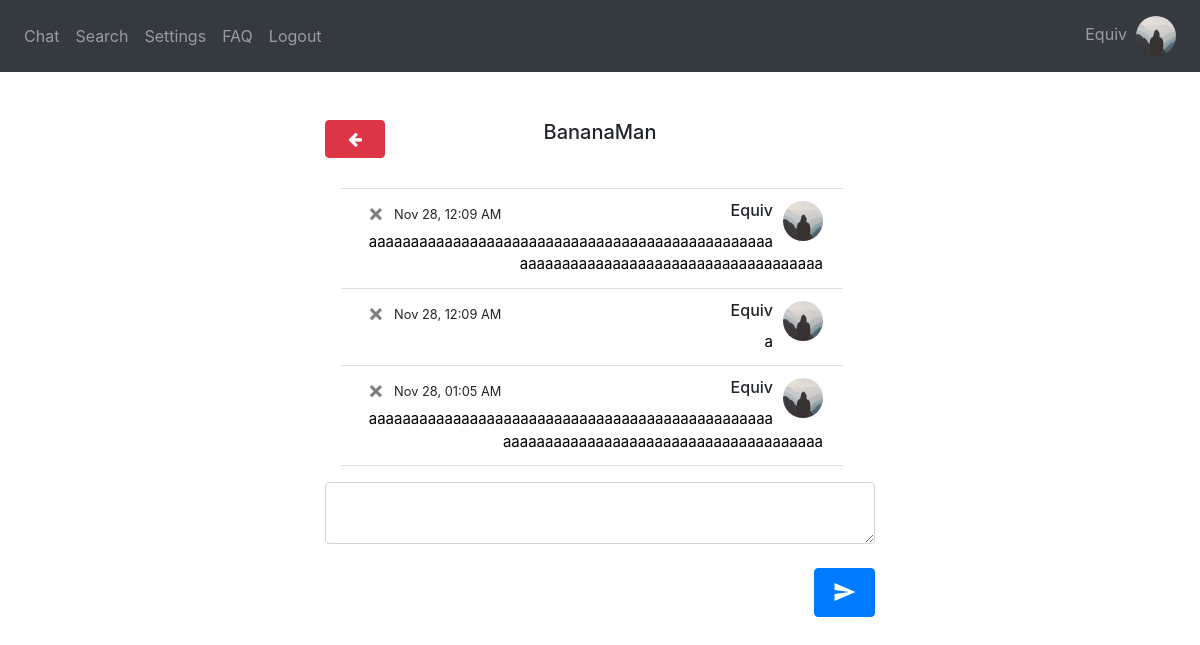
Screenshot of /chat/BananaMan (signed in) with the database file from the repository.
### website/models.py (models this page shows)
class User(db.Model, UserMixin):
    username = db.Column(db.String(150), unique=True)
    password = db.Column(db.String(150))
    answer = db.Column(db.String(150)) # security word
    question = db.Column(db.String(150)) # security question
    text_color = db.Column(db.String(20), default='Black') # message text color
    text_size = db.Column(db.String(20), default='Medium') # message text size
    background = db.Column(db.String(20), default='White') # background color
    status = db.Column(db.String(150))
    messages = db.relationship('Message')
    friends_list = db.relationship('Friend')
    block_list = db.relationship('Block')
    id = db.Column(db.Integer, primary_key=True)
    name = db.Column(db.String(20))
    groups = db.relationship('Group', secondary=user_groups, backref=db.backref('members', lazy='dynamic'))
    image_file = db.Column(db.String(20), nullable=False, default='default.jpg')

class Message(db.Model):
    id = db.Column(db.Integer, primary_key=True)
    data = db.Column(db.String(10000))
    date = db.Column(db.DateTime(timezone=True), default=func.now(tz=pytz.timezone('US/Eastern')))
    user_id = db.Column(db.Integer, db.ForeignKey('user.id')) #one-to-many relationship
    recipient_id = db.Column(db.Integer)
    group_id = db.Column(db.Integer)

### website/views.py (the view, shortened to what this page needs)
@views.route('/chat/<string:recipient>', methods = ['GET', 'POST'])
@login_required
def chat_with(recipient):
    recipient = User.query.filter(User.username == recipient).first_or_404()
    return render_template("chat_with.html", User = User, user = current_user, username = current_user.username,
        Message = Message, recipient = recipient, desc = desc, redirect = redirect, message1 = None, datetime = datetime)

### website/__init__.py (called while the page is built)
def create_app():
    app = Flask(__name__)
    app.config['SECRET_KEY'] = 'wadkjwlajda'
    app.config['SQLALCHEMY_DATABASE_URI'] = f'sqlite:///{DB_NAME}'
    db.init_app(app)
    from .views import views
    from .auth import auth
    from .group_views import group_views
    app.register_blueprint(views, url_prefix='/')
    app.register_blueprint(auth, url_prefix='/')
    app.register_blueprint(group_views, url_prefix='/')
    from .models import User, Message
    create_database(app)
    login_manager = LoginManager()
    login_manager.login_view = 'auth.login'
    login_manager.init_app(app)
    @login_manager.user_loader
    def load_user(id):
        return User.query.get(int(id))
    return app

### website/templates/chat_with.html (shortened to what this page needs)
{% extends "base.html" %} {% block title %}Chat{% endblock %} {% block content
    %}
    <link rel="stylesheet" href="https://cdnjs.cloudflare.com/ajax/libs/font-awesome/4.7.0/css/font-awesome.min.css">
    <br />
{% if recipient %}
<div style =   "position: fixed;
                right: 0;
                left: 0;
                margin-right: auto;
                margin-left: auto;
                min-height: 10em;
                max-width: 550px;">
    <ul class="list-group list-group-flush" id="messages">
        <div>
        <div style="float: left"><a style="width: 60px" class="btn btn-danger" id="chat" href="/"><i class="fa fa-arrow-left"></i></a></div>
        <h5 align="center" style="padding-right: 60px">{{recipient.username}}</h5>
        </div>
            <div class="overflow-auto p-3 mb-3 mb-md-0 mr-md-3 bg-light;" style="max-height: 300px; display: flex; flex-direction: column-reverse;">
            {% for message in Message.query.order_by(desc(Message.id)).all() %}
            {% if message.user_id == user.id and message.recipient_id == recipient.id %}
                <li style="background-color: {{user.background}}" class="list-group-item">
                    <div style="height:30px">
                        <div style="float: right; padding-left: 10px"><img id="cornerpic" style="width:40px" class="rounded-circle account-img" src="{{ url_for('static', filename='profile_pics/' + current_user.image_file) }}"></div>
                        <div style="float: right"><h6>{{username}}</h6></div>
                        <div style="float: left; width: 5%"><a class="close" id="chat" href="/delete-message/{{message.id}}/{{recipient.username}}"><span aria-hidden="true">&times;</span></a></div>
                    {% if (message.date - datetime.datetime.now()).days < 0 %}
                    <div style="float:left; padding-left: 10px"><small>{{(message.date - datetime.timedelta(hours=5)).strftime('%b %d, %I:%M %p')}}</small></div>
                    {% elif (message.date - datetime.datetime.now()).days == -1 %}
                        <div style="float:left; padding-left: 10px"><small>{{(message.date - datetime.timedelta(hours=5)).strftime('Yesterday, %I:%M %p')}}</small></div>
                    {% else %}
                        <div style="float:left; padding-left: 10px"><small>{{(message.date - datetime.timedelta(hours=5)).strftime('%I:%M %p')}}</small></div>
                    {% endif %}
                </div>
                <div style="overflow-wrap: break-word; color: {{user.text_color}}; font-size: {{user.text_size}}" align="right">{{message.data}}</div>
                </li>
            {% endif %}
        {% endfor %}
        </div>
    </ul>
    <form method="POST">
        <textarea name="message" id="message" class="form-control"></textarea>
        <br />
        <div style="float: right">
            <button type="submit" class="btn btn-primary" onclick="document.getElementById('sound_send').play();"><i style="padding-top:5px; width: 35px" class="material-icons">send</i></button>
        </div>
    </form>
</div>
{% endif %}
{% endblock %}

### website/templates/base.html (shortened to what this page needs)
<!DOCTYPE html>
<html>
  <head>
    <link
      rel="stylesheet"
      href="https://stackpath.bootstrapcdn.com/bootstrap/4.4.1/css/bootstrap.min.css"
    />
    <link
      rel="stylesheet"
      href="https://stackpath.bootstrapcdn.com/font-awesome/4.7.0/css/font-awesome.min.css"
    />
  </head>
  <body>
    <nav class="navbar navbar-expand-lg navbar-dark bg-dark">
      <div class="collapse navbar-collapse" id="navbar">
        <div class="navbar-nav">
          {% if current_user.is_authenticated %}
            <a class="nav-item nav-link" id="chat" href="/">Chat</a>
            <a class="nav-item nav-link" id="search" href="/search">Search</a>
            <a class="nav-item nav-link" id="settings" href="/settings">Settings</a>
            <a class="nav-item nav-link" id="faq" href="/faq">FAQ</a>
            <a class="nav-item nav-link" id="logout" href="/logout">Logout</a>
          {% else %}
            <a class="nav-item nav-link" id="login" href="/login">Log In</a>
            <a class="nav-item nav-link" id="signUp" href="/sign-up">Sign Up</a>
            <a class="nav-item nav-link" id="faq" href="/faq">FAQ</a>
          {% endif %}
        </div>
      </div>
        <div class="navbar-nav">
          {% if current_user.is_authenticated %}
            <a class="nav-item nav-link" id="chat" href="/profile">{{current_user.username}}&nbsp;&nbsp;<img id="cornerpic" style="width: 40px;" class="rounded-circle account-img" src="{{ url_for('static', filename='profile_pics/' + current_user.image_file) }}"></a>
          {% endif %}
        </div>
    </nav>
    <br />
    <div class="container">{% block content %} {% endblock %}</div>
  </body>
</html>

### website/templates/base.html (style rules this page uses)
#cornerpic { object-fit: cover; width:40px; height:40px; }

### rows the page displays
User: username "Equiv", image_file (placeholder picture)
User: username "BananaMan"
Message: image_file (placeholder picture), date "Nov 28, 01:05 AM", data "aaaaaaaaaaaaaaaaaaaaaaaaaaaaaaaaaaaaaaaaaaaaaaaaaaaaaaaaaaaaaaaaaaaaaaaaaaaaaaaaaaaaaa"
Message: image_file (placeholder picture), date "Nov 28, 12:09 AM", data "a"
Message: image_file (placeholder picture), date "Nov 28, 12:09 AM", data "aaaaaaaaaaaaaaaaaaaaaaaaaaaaaaaaaaaaaaaaaaaaaaaaaaaaaaaaaaaaaaaaaaaaaaaaaaaaaaaaaaaa"
